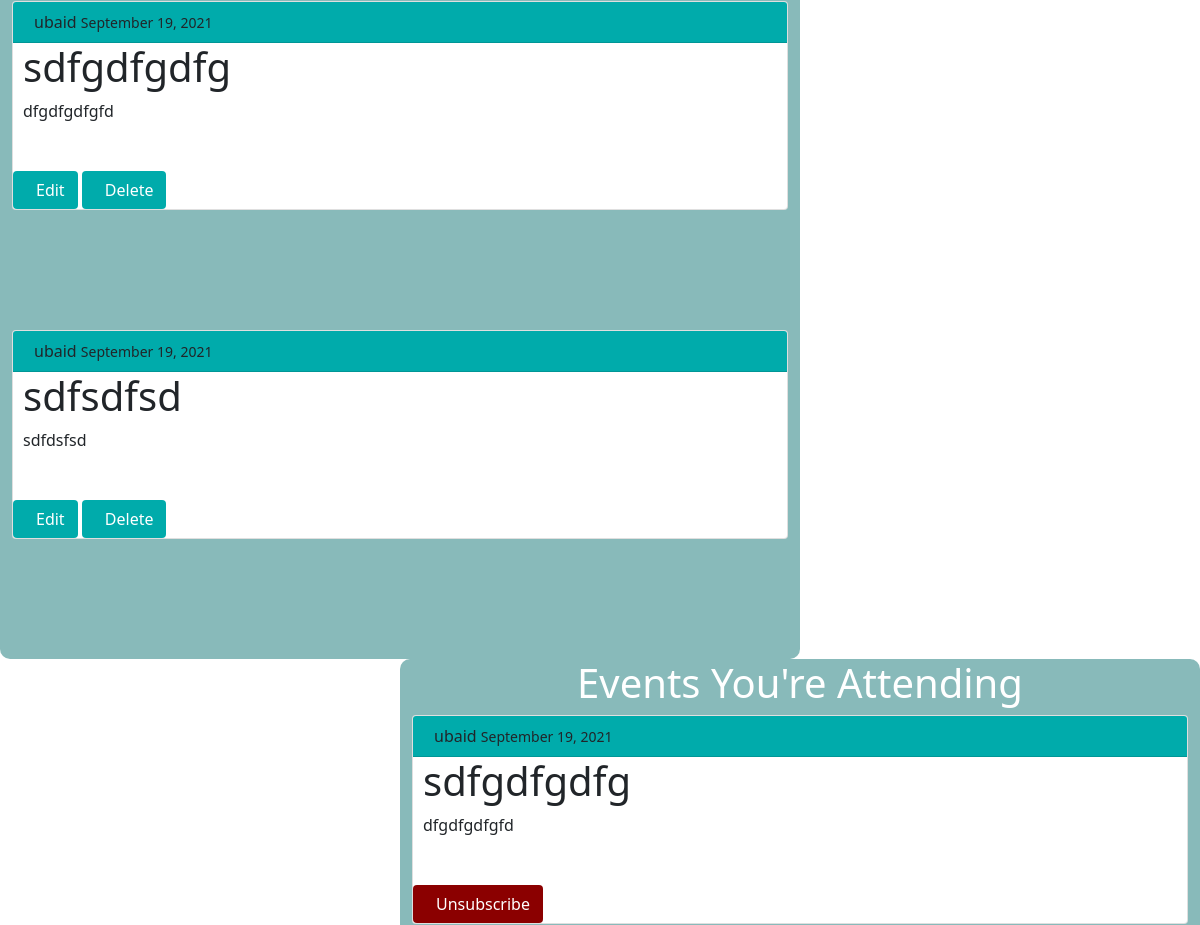
/myevents/ (signed in, middle part), run on an earlier commit of the app's database.
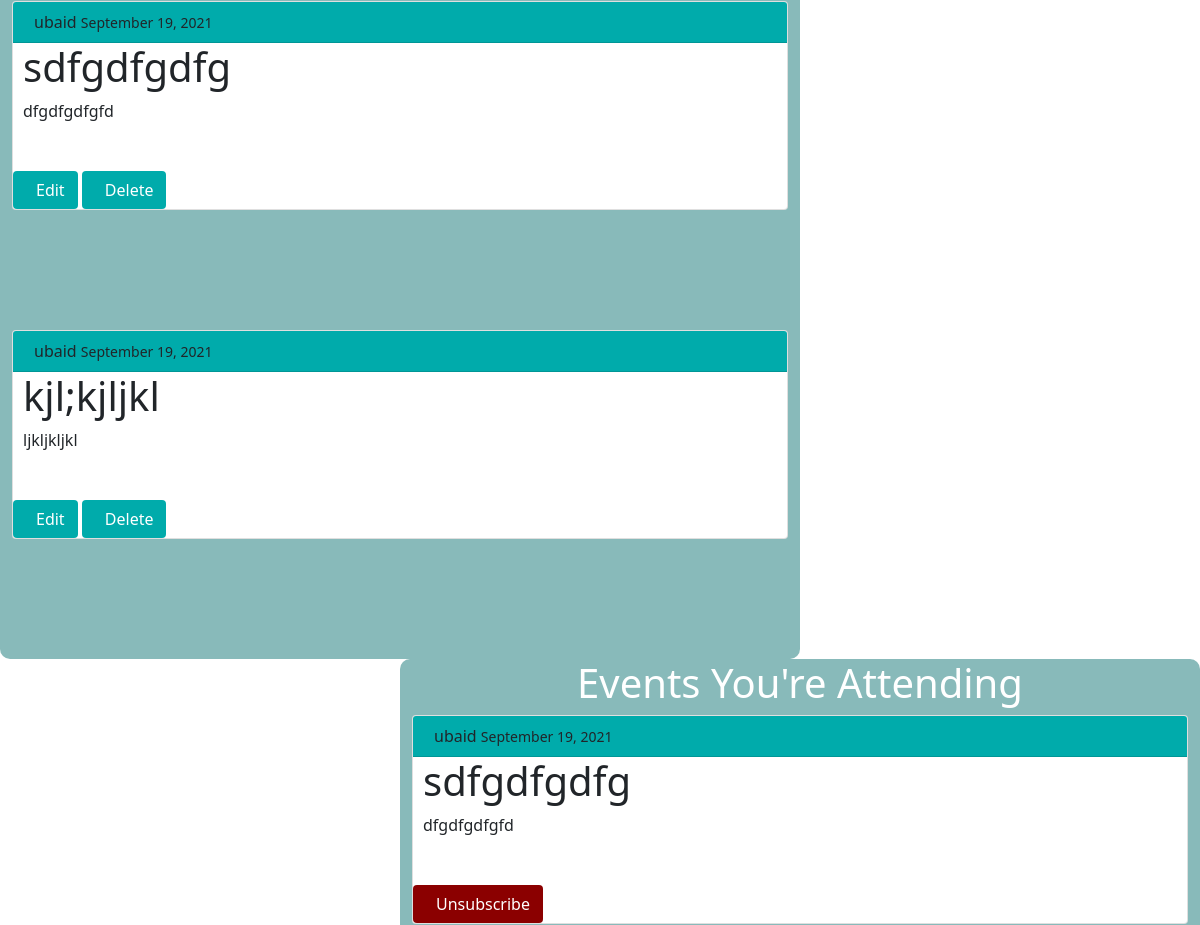
And on a later commit of the database.
### events/models.py (models this page shows, shortened)
class Event(models.Model):
    title = models.CharField(max_length=100)
    content = models.TextField()
    date_posted = models.DateTimeField(default=timezone.now)
    author = models.ForeignKey(User, on_delete=models.CASCADE)
    shouldAttend = models.BooleanField(default=False)
    subscribed = models.IntegerField(default=0)

### users/models.py (models this page shows)
class User(AbstractUser):
    emailAuthenticated = models.BooleanField(default=False)
    class Meta:
        db_table = 'user'

### events/views.py (the view)
# urls.py: path('myevents/', views.myEvents, name='my-events')
@login_required(login_url='login')
def myEvents(request):
    context = {
        'events': Event.objects.all(),
        'userEventInfo': UserEventInfo.objects.all()
    }
    return render(request, 'events/my-events.html', context)

### events/templates/events/my-events.html (shortened to what this page needs)
{% extends 'events/base.html' %}
{% block content %}
    <div class="container" style="float: left; width:800px; background-color: #88baba; border-radius: 10px;">
        {% for event in events %}
            {% if event.author == request.user %}
            <div class="card">
                <div class="card-header" style="text-indent: 5px; background-color: #00abab"> {{ event.author }}
                    <small class="text-dark">{{ event.date_posted|date:"F d, Y" }}</small>
                </div>
                <div class="card-main" style="text-indent: 10px">
                    <h1 class="card-title">{{ event.title }}</h1>
                    <div class="card-text">
                        {{ event.content }}
                    </div><br><br>
                            <a href="{% url 'edit' event.pk %}" class="btn btn-primary" style="background-color: #00abab">Edit</a>
                            <a href="{% url 'delete' event.pk %}" class="btn btn-primary" style="background-color: #00abab">Delete</a>
                </div>
            </div><br><br><br><br><br>
            {% endif %}
        {% endfor %}
    </div>
    <div class="container" style="float: right; width:800px; background-color: #88baba; border-radius: 10px">
    <h1 style="color: white; text-align: center">Events You're Attending</h1>
    {% for eventinfo in userEventInfo %}
        {% if eventinfo.user == request.user and eventinfo.isAttending %}
            <div class="card">
                <div class="card-header" style="text-indent: 5px;background-color: #00abab "> {{ eventinfo.event.author }}
                    <small class="text-dark">{{ eventinfo.event.date_posted|date:"F d, Y" }}</small>
                </div>
                <div class="card-main" style="text-indent: 10px">
                    <h1 class="card-title">{{ eventinfo.event.title }}</h1>
                    <div class="card-text">
                        {{ eventinfo.event.content }}
                    </div><br><br>
                            <a href="{% url 'unattend' eventinfo.event.pk %}" class="btn btn-primary" style="background-color: darkred">Unsubscribe</a>
                </div>
            </div><br><br><br><br><br>
        {% endif %}
    {% endfor %}
    </div>
{% endblock content %}

What changed in the data, as far as the page shows it:
changed Event: title "sdfsdfsd" → "kjl;kjljkl"; content "sdfdsfsd" → "ljkljkljkl"
